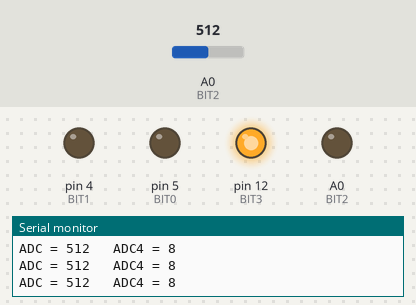
Recording of a sketch running on a simulated Arduino Uno, built with avr-gcc and run on an emulated ATmega328P. Parts: output pins drawn as LEDs (lit = HIGH), the last lines printed to the serial monitor. Inputs (shaded band) come from the test bench; at power-on: A0 (BIT2) = 512.

Above: at 1.3 s.
1.4 s: A0 (BIT2) set to 560
2.9 s: A0 (BIT2) set to 594
At 3.6 s:
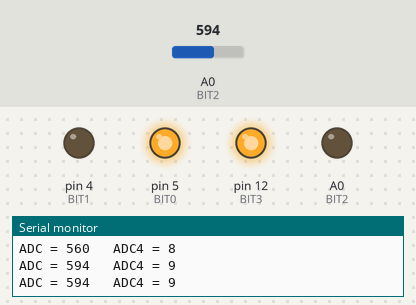
4.5 s: A0 (BIT2) set to 511
At 5.7 s:
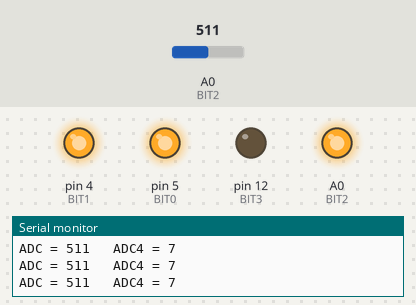
6.0 s: A0 (BIT2) set to 457
7.5 s: A0 (BIT2) set to 434
At 8.4 s:
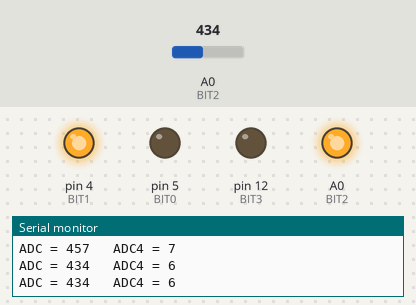
9.0 s: A0 (BIT2) set to 306
At 9.5 s:
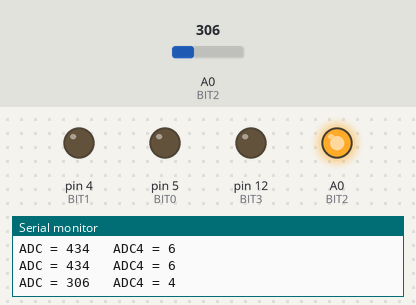
Timing chart, 0 to 11.5 s (numbered marks = the images above; inputs shaded):
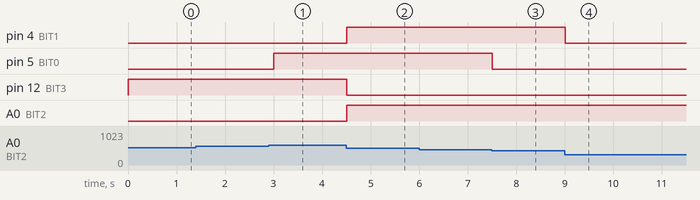

The sketch:

Esp8266.ino
```cpp
#define BIT0 5
#define BIT1 4
#define BIT2 14
#define BIT3 12

void setup()
{
    pinMode(BIT0, OUTPUT);
    pinMode(BIT1, OUTPUT);
    pinMode(BIT2, OUTPUT);
    pinMode(BIT3, OUTPUT);

    Serial.begin(115200);

    Serial.println("ESP8266 ADC GPIO Sender Started");
}

void loop()
{
    int adc = analogRead(A0);

    // Scale 0-1023 to 0-15
    int adc4 = adc / 64;

    if(adc4 > 15)
        adc4 = 15;

    // Send 4-bit value
    digitalWrite(BIT0, (adc4 >> 0) & 1);
    digitalWrite(BIT1, (adc4 >> 1) & 1);
    digitalWrite(BIT2, (adc4 >> 2) & 1);
    digitalWrite(BIT3, (adc4 >> 3) & 1);

    Serial.print("ADC = ");
    Serial.print(adc);

    Serial.print("   ADC4 = ");
    Serial.println(adc4);

    delay(500);
}
```

Measured:
- the behaviour switches between 575 and 576 on A0 (BIT2) (found by bisection; images 0 and 1)
- the behaviour switches between 448 and 447 on A0 (BIT2) (found by bisection; images 2 and 3)
- after the input at 2.9 s, pin 5 (BIT0): LOW → HIGH after 0.10 s
- after the input at 4.5 s, pin 4 (BIT1), A0 (BIT2): LOW → HIGH at once; pin 12 (BIT3): HIGH → LOW at once
- after the input at 7.5 s, pin 5 (BIT0): HIGH → LOW at once
- after the input at 9.0 s, pin 4 (BIT1): HIGH → LOW at once
